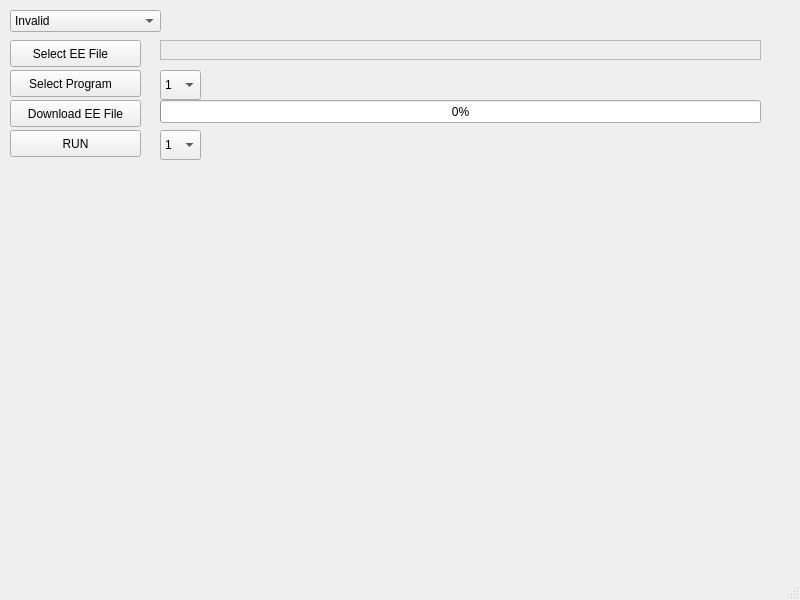
<?xml version="1.0" encoding="UTF-8"?>
<ui version="4.0">
 <class>Nevol_DwTool</class>
 <widget class="QMainWindow" name="Nevol_DwTool">
  <property name="geometry">
   <rect>
    <x>0</x>
    <y>0</y>
    <width>800</width>
    <height>600</height>
   </rect>
  </property>
  <property name="windowTitle">
   <string>Nevol_DwTool</string>
  </property>
  <widget class="QWidget" name="centralwidget">
   <widget class="QPushButton" name="SelectEEFile_pushButton">
    <property name="geometry">
     <rect>
      <x>10</x>
      <y>40</y>
      <width>131</width>
      <height>27</height>
     </rect>
    </property>
    <property name="text">
     <string>Select EE File   </string>
    </property>
   </widget>
   <widget class="QLabel" name="label_FILE">
    <property name="geometry">
     <rect>
      <x>160</x>
      <y>40</y>
      <width>601</width>
      <height>20</height>
     </rect>
    </property>
    <property name="frameShape">
     <enum>QFrame::StyledPanel</enum>
    </property>
    <property name="frameShadow">
     <enum>QFrame::Sunken</enum>
    </property>
    <property name="text">
     <string/>
    </property>
   </widget>
   <widget class="QLabel" name="RX_label">
    <property name="enabled">
     <bool>true</bool>
    </property>
    <property name="geometry">
     <rect>
      <x>770</x>
      <y>40</y>
      <width>22</width>
      <height>22</height>
     </rect>
    </property>
    <property name="text">
     <string/>
    </property>
    <property name="pixmap">
     <pixmap resource="Nevol_DwTool.qrc">:/ledred.png</pixmap>
    </property>
    <property name="scaledContents">
     <bool>true</bool>
    </property>
   </widget>
   <widget class="QComboBox" name="Port_comboBox">
    <property name="geometry">
     <rect>
      <x>10</x>
      <y>10</y>
      <width>151</width>
      <height>22</height>
     </rect>
    </property>
    <property name="currentText">
     <string>Invalid</string>
    </property>
    <item>
     <property name="text">
      <string>Invalid</string>
     </property>
    </item>
    <item>
     <property name="text">
      <string>/dev/ttyACM0</string>
     </property>
    </item>
    <item>
     <property name="text">
      <string>/dev/ttyACM1</string>
     </property>
    </item>
    <item>
     <property name="text">
      <string>/dev/ttyUSB0</string>
     </property>
    </item>
    <item>
     <property name="text">
      <string>/dev/ttyUSB1</string>
     </property>
    </item>
    <item>
     <property name="text">
      <string>COM1</string>
     </property>
    </item>
    <item>
     <property name="text">
      <string>COM2</string>
     </property>
    </item>
    <item>
     <property name="text">
      <string>COM3</string>
     </property>
    </item>
    <item>
     <property name="text">
      <string>COM4</string>
     </property>
    </item>
    <item>
     <property name="text">
      <string>COM5</string>
     </property>
    </item>
    <item>
     <property name="text">
      <string>COM6</string>
     </property>
    </item>
    <item>
     <property name="text">
      <string>COM7</string>
     </property>
    </item>
    <item>
     <property name="text">
      <string>COM8</string>
     </property>
    </item>
    <item>
     <property name="text">
      <string>COM9</string>
     </property>
    </item>
    <item>
     <property name="text">
      <string>COM10</string>
     </property>
    </item>
   </widget>
   <widget class="QLabel" name="Comm_label">
    <property name="geometry">
     <rect>
      <x>170</x>
      <y>10</y>
      <width>22</width>
      <height>22</height>
     </rect>
    </property>
    <property name="text">
     <string/>
    </property>
    <property name="pixmap">
     <pixmap resource="Nevol_DwTool.qrc">:/ledred.png</pixmap>
    </property>
    <property name="scaledContents">
     <bool>true</bool>
    </property>
   </widget>
   <widget class="QLabel" name="Flashing_label">
    <property name="geometry">
     <rect>
      <x>770</x>
      <y>100</y>
      <width>22</width>
      <height>22</height>
     </rect>
    </property>
    <property name="text">
     <string/>
    </property>
    <property name="pixmap">
     <pixmap resource="Nevol_DwTool.qrc">:/ledgreen.png</pixmap>
    </property>
    <property name="scaledContents">
     <bool>true</bool>
    </property>
   </widget>
   <widget class="QPushButton" name="DownloadEEFile_pushButton">
    <property name="geometry">
     <rect>
      <x>10</x>
      <y>100</y>
      <width>131</width>
      <height>27</height>
     </rect>
    </property>
    <property name="text">
     <string>Download EE File</string>
    </property>
   </widget>
   <widget class="QProgressBar" name="download_progressBar">
    <property name="geometry">
     <rect>
      <x>160</x>
      <y>100</y>
      <width>601</width>
      <height>23</height>
     </rect>
    </property>
    <property name="value">
     <number>0</number>
    </property>
   </widget>
   <widget class="QPushButton" name="SelectProgram_pushButton">
    <property name="geometry">
     <rect>
      <x>10</x>
      <y>70</y>
      <width>131</width>
      <height>27</height>
     </rect>
    </property>
    <property name="text">
     <string>Select Program   </string>
    </property>
   </widget>
   <widget class="QComboBox" name="ProgramNumber_comboBox">
    <property name="geometry">
     <rect>
      <x>160</x>
      <y>70</y>
      <width>41</width>
      <height>30</height>
     </rect>
    </property>
    <item>
     <property name="text">
      <string>1</string>
     </property>
    </item>
    <item>
     <property name="text">
      <string>2</string>
     </property>
    </item>
    <item>
     <property name="text">
      <string>3</string>
     </property>
    </item>
    <item>
     <property name="text">
      <string>4</string>
     </property>
    </item>
    <item>
     <property name="text">
      <string>5</string>
     </property>
    </item>
    <item>
     <property name="text">
      <string>6</string>
     </property>
    </item>
    <item>
     <property name="text">
      <string>7</string>
     </property>
    </item>
    <item>
     <property name="text">
      <string>8</string>
     </property>
    </item>
   </widget>
   <widget class="QPushButton" name="Run_pushButton">
    <property name="geometry">
     <rect>
      <x>10</x>
      <y>130</y>
      <width>131</width>
      <height>27</height>
     </rect>
    </property>
    <property name="text">
     <string>RUN</string>
    </property>
   </widget>
   <widget class="QComboBox" name="RunProgramNumber_comboBox">
    <property name="geometry">
     <rect>
      <x>160</x>
      <y>130</y>
      <width>41</width>
      <height>30</height>
     </rect>
    </property>
    <item>
     <property name="text">
      <string>1</string>
     </property>
    </item>
    <item>
     <property name="text">
      <string>2</string>
     </property>
    </item>
    <item>
     <property name="text">
      <string>3</string>
     </property>
    </item>
    <item>
     <property name="text">
      <string>4</string>
     </property>
    </item>
    <item>
     <property name="text">
      <string>5</string>
     </property>
    </item>
    <item>
     <property name="text">
      <string>6</string>
     </property>
    </item>
    <item>
     <property name="text">
      <string>7</string>
     </property>
    </item>
    <item>
     <property name="text">
      <string>8</string>
     </property>
    </item>
   </widget>
  </widget>
  <widget class="QMenuBar" name="menubar">
   <property name="geometry">
    <rect>
     <x>0</x>
     <y>0</y>
     <width>800</width>
     <height>27</height>
    </rect>
   </property>
  </widget>
  <widget class="QStatusBar" name="statusbar"/>
 </widget>
 <resources>
  <include location="Nevol_DwTool.qrc"/>
 </resources>
 <connections/>
</ui>
